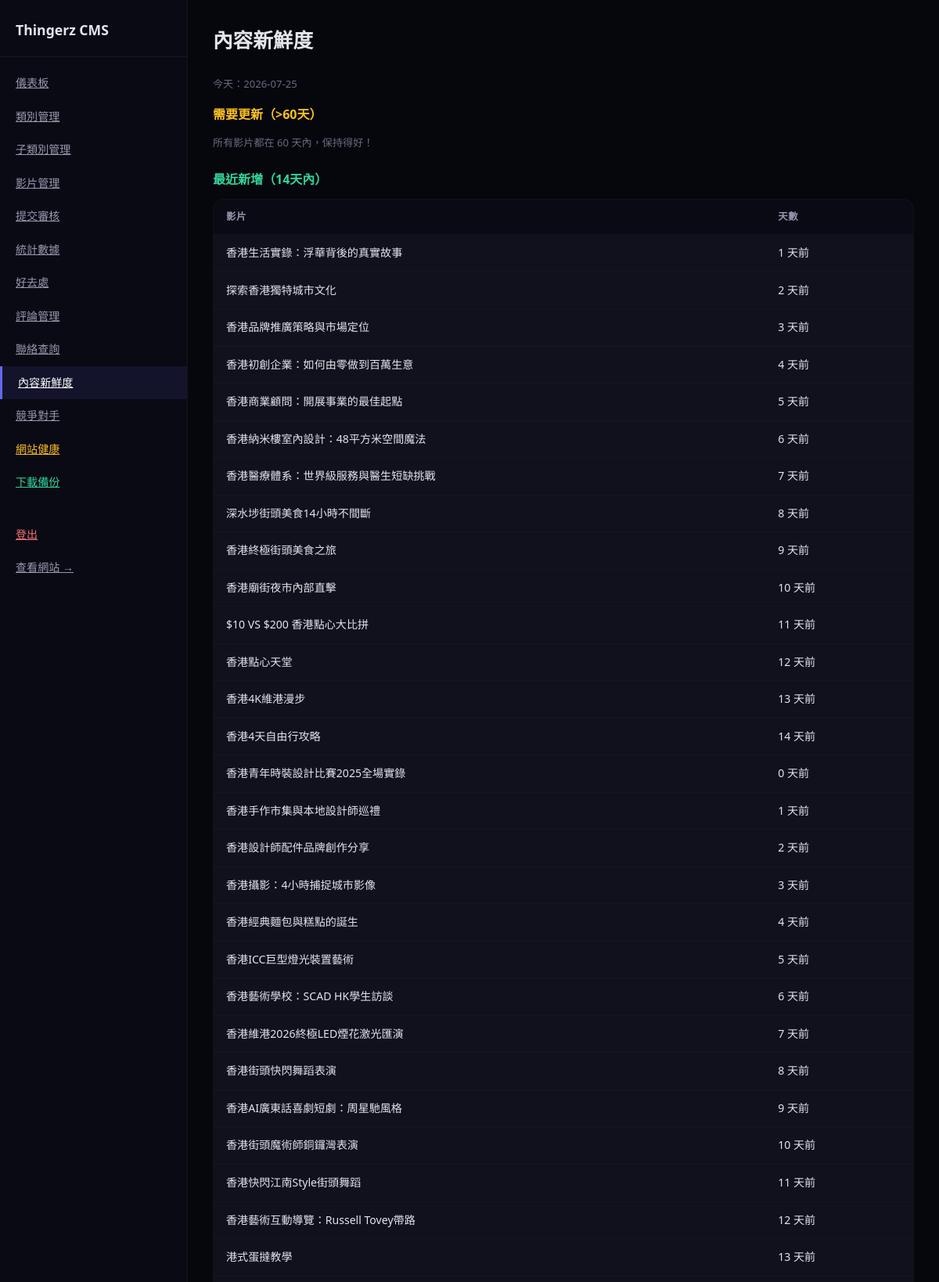
/admin/freshness (signed in, upper part), run on the app's committed database.
### tables this page shows
CREATE TABLE videos (
        id TEXT UNIQUE, subcategory_id TEXT, category_id TEXT, platform TEXT, platform_id TEXT,
        title_zh TEXT, title_en TEXT, description_zh TEXT, description_en TEXT,
        thumbnail_url TEXT, aspect_ratio TEXT, tags TEXT, status TEXT,
        track TEXT, direction TEXT, submitted_date TEXT);

### app.py (the view)
@app.route('/admin/freshness')
@admin_required
def admin_freshness():
    today = datetime.now()
    vids = read_csv('videos.csv')
    news = read_csv('news.csv')
    def age_days(date_str):
        try:
            return (today - datetime.strptime(date_str, '%Y-%m-%d')).days
        except:
            return 999
    stale_videos = []
    stale_news = []
    fresh_videos = []
    for v in vids:
        d = age_days(v.get('submitted_date', ''))
        if d > 60:
            stale_videos.append({**v, 'age_days': d})
        elif d <= 14:
            fresh_videos.append({**v, 'age_days': d})
    for n in news:
        d = age_days(n.get('date', ''))
        if d > 90:
            stale_news.append({**n, 'age_days': d})
    return render_template('admin/freshness.html', stale_videos=stale_videos, stale_news=stale_news, fresh_videos=fresh_videos, today=today.strftime('%Y-%m-%d'))

### app.py (called while the page is built)
def get_db():
    db = sqlite3.connect(DB_PATH)
    db.row_factory = sqlite3.Row
    db.execute("PRAGMA journal_mode=WAL")
    return db

def read_table(table_name):
    db = get_db()
    rows = [dict(r) for r in db.execute(f"SELECT * FROM {table_name}").fetchall()]
    db.close()
    return rows

def read_csv(filename):
    return read_table(filename.replace('.csv', ''))

def get_categories(track=None, direction=None):
    cats = read_csv('categories.csv')
    if track:
        cats = [c for c in cats if c.get('track', '') == track]
    if direction:
        cats = [c for c in cats if c.get('direction', '') == direction]
    return cats

def admin_required(f):
    @wraps(f)
    def decorated(*args, **kwargs):
        if not session.get('admin_logged_in'):
            return redirect(url_for('admin_login'))
        return f(*args, **kwargs)
    return decorated

@app.context_processor
def inject_globals():
    return {
        'categories': get_categories(),
        'platform_config': PLATFORM_CONFIG,
        'directions': DIRECTIONS,
        'now': datetime.now()
    }

@app.after_request
def add_utf8_header(response):
    ct = response.headers.get('Content-Type', '')
    if ct and 'text/html' in ct:
        response.headers['Content-Type'] = 'text/html; charset=utf-8'
    return response

### templates/admin/freshness.html (shortened to what this page needs)
{% extends "admin/layout.html" %}
{% block admin_content %}
<h1>內容新鮮度</h1>
<p class="text-muted mb">今天：{{ today }}</p>
<h2 style="font-size:1rem;margin-bottom:12px;color:#fbbf24">需要更新（>60天）</h2>
{% if stale_videos %}
<table>
    <thead><tr><th>影片</th><th>天數</th><th>日期</th><th>操作</th></tr></thead>
    <tbody>
    {% for v in stale_videos %}
    <tr><td>{{ v['title_zh'] }}</td><td><span style="color:#f87171">{{ v['age_days'] }} 天前</span></td><td>{{ v.get('submitted_date','') }}</td><td><a href="{{ url_for('admin_videos') }}" class="btn btn-primary btn-sm">更新</a></td></tr>
    {% endfor %}
    </tbody>
</table>
{% else %}
<p class="text-muted">所有影片都在 60 天內，保持得好！</p>
{% endif %}
<h2 style="font-size:1rem;margin:24px 0 12px;color:#34d399">最近新增（14天內）</h2>
{% if fresh_videos %}
<table>
    <thead><tr><th>影片</th><th>天數</th></tr></thead>
    <tbody>
    {% for v in fresh_videos %}
    <tr><td>{{ v['title_zh'] }}</td><td>{{ v['age_days'] }} 天前</td></tr>
    {% endfor %}
    </tbody>
</table>
{% else %}
<p class="text-muted">過去 14 天沒有新增影片。考慮新增或更新內容。</p>
{% endif %}
{% endblock %}

### templates/admin/layout.html (style rules this page uses)
*,*::before,*::after { box-sizing:border-box;margin:0;padding:0 }
body { font-family:'Segoe UI','Microsoft JhengHei',sans-serif;background:#06060d;color:#e4e4ed;line-height:1.6 }
.main h1 { font-size:1.6rem;font-weight:800;margin-bottom:24px }
table { width:100%;border-collapse:collapse;background:#11111d;border-radius:14px;overflow:hidden;border:1px solid rgba(255,255,255,.04) }
th { text-align:left;padding:12px 16px;font-size:.78rem;color:#9898b0;text-transform:uppercase;letter-spacing:.05em;background:#0a0a14;border-bottom:1px solid rgba(255,255,255,.04) }
td { padding:12px 16px;font-size:.88rem;border-bottom:1px solid rgba(255,255,255,.02) }
.mb { margin-bottom:16px }
.text-muted { color:#6a6a80;font-size:.82rem }

### data on the page
videos: title_zh "香港生活實錄：浮華背後的真實故事", age_days "1"
videos: title_zh "探索香港獨特城市文化", age_days "2"
videos: title_zh "香港品牌推廣策略與市場定位", age_days "3"
videos: title_zh "香港初創企業：如何由零做到百萬生意", age_days "4"
videos: title_zh "香港商業顧問：開展事業的最佳起點", age_days "5"
videos: title_zh "香港納米樓室內設計：48平方米空間魔法", age_days "6"
videos: title_zh "香港醫療體系：世界級服務與醫生短缺挑戰", age_days "7"
videos: title_zh "深水埗街頭美食14小時不間斷", age_days "8"
videos: title_zh "香港終極街頭美食之旅", age_days "9"
videos: title_zh "香港廟街夜市內部直擊", age_days "10"
videos: title_zh "$10 VS $200 香港點心大比拼", age_days "11"
videos: title_zh "香港點心天堂", age_days "12"
videos: title_zh "香港4K維港漫步", age_days "13"
videos: title_zh "香港4天自由行攻略", age_days "14"
videos: title_zh "香港青年時裝設計比賽2025全場實錄", age_days "0"
videos: title_zh "香港手作市集與本地設計師巡禮", age_days "1"
videos: title_zh "香港設計師配件品牌創作分享", age_days "2"
videos: title_zh "香港攝影：4小時捕捉城市影像", age_days "3"
videos: title_zh "香港經典麵包與糕點的誕生", age_days "4"
videos: title_zh "香港ICC巨型燈光裝置藝術", age_days "5"
videos: title_zh "香港藝術學校：SCAD HK學生訪談", age_days "6"
videos: title_zh "香港維港2026終極LED煙花激光匯演", age_days "7"
videos: title_zh "香港街頭快閃舞蹈表演", age_days "8"
videos: title_zh "香港AI廣東話喜劇短劇：周星馳風格", age_days "9"
videos: title_zh "香港街頭魔術師銅鑼灣表演", age_days "10"
videos: title_zh "香港快閃江南Style街頭舞蹈", age_days "11"
videos: title_zh "香港藝術互動導覽：Russell Tovey帶路", age_days "12"
videos: title_zh "港式蛋撻教學", age_days "13"

### other printed values
{{ today }} "2026-07-25"
